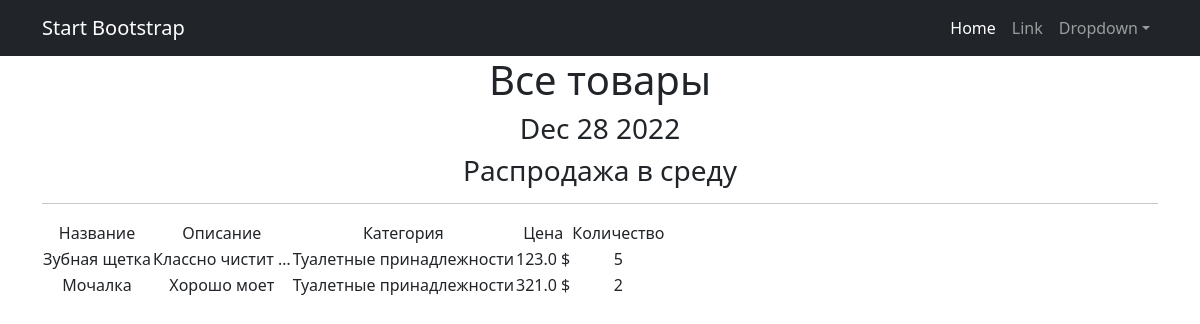
Screenshot of /products/ with the database file from the repository.
### simpleapp/models.py (models this page shows, shortened)
class Product(models.Model):
    name = models.CharField(
        max_length=50,
        unique=True,  # названия товаров не должны повторяться
    )
    description = models.TextField()
    quantity = models.IntegerField(
        validators=[MinValueValidator(0)],
    )
    category = models.ForeignKey(
        to='Category',
        on_delete=models.CASCADE,
        related_name='products',  # все продукты в категории будут доступны через поле products
    )
    price = models.FloatField(
        validators=[MinValueValidator(0.0)],
    )

class Category(models.Model):
    name = models.CharField(max_length=100, unique=True)

### simpleapp/views.py (the view)
# urls.py: path('', ProductsList.as_view()),
class ProductsList(ListView):
    model = Product
    ordering = 'name'
    template_name = 'products.html'
    context_object_name = 'products'
    def get_context_data(self, **kwargs):
        context = super().get_context_data(**kwargs)
        context['time_now'] = datetime.utcnow()
        context['next_sale'] = 'Распродажа в среду'
        return context

### simpleapp/templatetags/custom_filters.py (called while the page is built)
@register.filter()
def currency(value, code='rub'):
   postfix = CURRENCIES_SYMBOLS[code]
   return f'{value} {postfix}'

### simpleapp/templatetags/custom_tags.py (called while the page is built)
@register.simple_tag()
def current_time(format_string='%b %d %Y'):
   return datetime.utcnow().strftime(format_string)

### templates/products.html (shortened to what this page needs)
{% extends 'flatpages/default.html' %}
{% load custom_filters %}
{% load custom_tags %}
{% block content %}
   <h1>Все товары</h1>
   <h3>{% current_time '%b %d %Y' %}</h3>
   <h3> {{ next_sale|default_if_none:"Чуть позже сообщим о распродаже!" }} </h3>
   <hr>
   {% if products %}
       <table>
           <tr>
               <td>Название</td>
               <td>Описание</td>
               <td>Категория</td>
               <td>Цена</td>
               <td>Количество</td>
           </tr>
           {% for product in products %}
           <tr>
               <td>{{ product.name }}</td>
               <td>{{ product.description|truncatewords:2 }}</td>
               <td>{{ product.category.name }}</td>
               <td>{{ product.price|currency:"usd" }}</td>
               <td>{{ product.quantity }}</td>
           </tr>
           {% endfor %}
       </table>
   {% else %}
       <h2>Товаров нет!</h2>
   {% endif %}
{% endblock content %}

### templates/flatpages/default.html (shortened to what this page needs)
<!DOCTYPE html>
<html lang="en">
    <head>
        {% load static %}
        <link href="{% static 'css/styles.css' %}" rel="stylesheet" />
    </head>
    <body>
        <nav class="navbar navbar-expand-lg navbar-dark bg-dark">
            <div class="container">
                <a class="navbar-brand" href="#">Start Bootstrap</a>
                <div class="collapse navbar-collapse" id="navbarSupportedContent">
                    <ul class="navbar-nav ms-auto mb-2 mb-lg-0">
                        <li class="nav-item"><a class="nav-link active" aria-current="page" href="#">Home</a></li>
                        <li class="nav-item"><a class="nav-link" href="#">Link</a></li>
                        <li class="nav-item dropdown">
                            <a class="nav-link dropdown-toggle" id="navbarDropdown" href="#" role="button" data-bs-toggle="dropdown" aria-expanded="false">Dropdown</a>
                        </li>
                    </ul>
                </div>
            </div>
        </nav>
<div class="container">
   <div class="row">
       <div class="col-lg-12 text-center">
           {% block content %}{% endblock content %}
       </div>
   </div>
</div>
    </body>
</html>

### rows the page displays
Product: name "Зубная щетка", description "Классно чистит …", category.name "Туалетные принадлежности", price "123.0 $", quantity "5"
Product: name "Мочалка", description "Хорошо моет", category.name "Туалетные принадлежности", price "321.0 $", quantity "2"

### other values shown
{{ next_sale|default_if_none:"Чуть позже сообщим о распродаже!" }} "Распродажа в среду"
